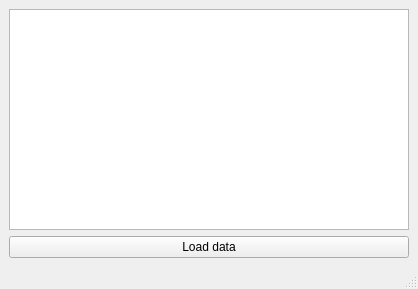
<?xml version="1.0" encoding="UTF-8"?>
<ui version="4.0">
 <class>MainWindow</class>
 <widget class="QMainWindow" name="MainWindow">
  <property name="geometry">
   <rect>
    <x>0</x>
    <y>0</y>
    <width>418</width>
    <height>289</height>
   </rect>
  </property>
  <property name="windowTitle">
   <string>MainWindow</string>
  </property>
  <widget class="QWidget" name="centralwidget">
   <layout class="QVBoxLayout" name="verticalLayout">
    <item>
     <widget class="QTableView" name="tableView"/>
    </item>
    <item>
     <widget class="QPushButton" name="pushButton">
      <property name="text">
       <string>Load data</string>
      </property>
     </widget>
    </item>
   </layout>
  </widget>
  <widget class="QMenuBar" name="menubar">
   <property name="geometry">
    <rect>
     <x>0</x>
     <y>0</y>
     <width>418</width>
     <height>22</height>
    </rect>
   </property>
  </widget>
  <widget class="QStatusBar" name="statusbar"/>
 </widget>
 <resources/>
 <connections/>
</ui>
